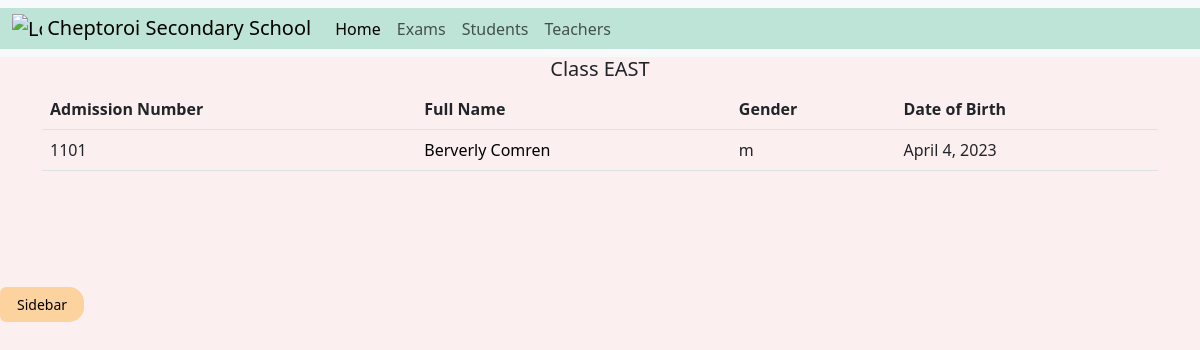
The app's page /exams/classlist/2/ with its own data.
### exams/models.py (models this page shows, shortened)
class Darasa(models.Model):
    daro_id = models.AutoField(primary_key=True, default=None)
    daro_name = models.CharField(max_length=15)
    stream = models.ForeignKey(Stream, on_delete=models.CASCADE)
    def __str__(self):
        return f'{self.stream} {self.daro_name}'

class Student(models.Model):
    adm = models.IntegerField(unique=True, default=None)
    f_name = models.CharField(max_length=20)
    l_name = models.CharField(max_length=20)
    male = 'm'
    female = 'f'
    GENDER_CHOICES = [
        (male, 'MALE'),
        (female, 'FEMALE'),
    ]
    gender = models.CharField(choices=GENDER_CHOICES,max_length=1, null=False, default=None)
    birthday = models.DateField(null=True, blank=True)
    darasa = models.ForeignKey(Darasa, null=True, on_delete=models.SET_NULL)
    profile_pic = models.ImageField(null=True, blank=True)

### exams/views.py (the view)
# urls.py: path('classlist/<int:daro_id>/', views.student_class_list, name='class_list'),
def student_class_list(request, daro_id):
    darasa = Darasa.objects.get(pk=daro_id)
    students = Student.objects.all().filter(darasa=darasa)
    context = {'darasa': darasa, 'students': students}
    return render(request, 'exams/daro_list.html', context)

### exams/models.py (called while the page is built)
    def __str__(self):
        return self.name

### exams/templates/exams/daro_list.html (shortened to what this page needs)
{% extends 'exams/base.html' %}
{% block content %}
<head>
    {% load static %}
</head>
<body>
    <div class="container">
        <h5 class="text-center">Class {{darasa.daro_name}}</h5>
        <table class="table">
            <thead>
                <tr>
                    <th>Admission Number</th>
                    <th>Full Name</th>
                    <th>Gender</th>
                    <th>Date of Birth</th>
                </tr>
            </thead>
            <tbody>
                {% for student in students %}
                <tr>
                    <td>{{ student.adm }}</td>
                    <td><a href="{% url 'exams:profiler' student.adm %}" style="text-decoration:none; color:black;">{{ student.f_name }} {{ student.l_name }}</a></td>
                    <td>{{ student.gender }}</td>
                    <td>{{ student.birthday }}</td>
                </tr>
                {% endfor %}
            </tbody>
        </table>
    </div>
</body>
{% endblock content %}

### records on screen
Darasa: daro_name "EAST"
Student: adm "1101", f_name "Berverly", l_name "Comren", gender "m", birthday "April 4, 2023"
